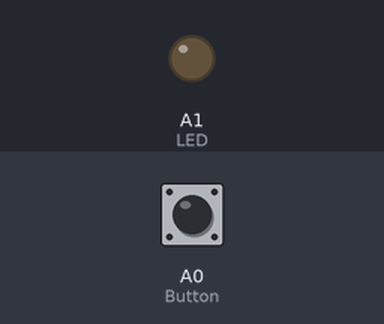
Recording of a sketch running on a simulated Arduino Uno, built with avr-gcc and run on an emulated ATmega328P. Parts: output pins drawn as LEDs (lit = HIGH). The inputs (shaded band) are chosen by the test bench; at power-on: A0 (Button) LOW.

Above: at 1.2 s.
1.3 s: A0 (Button) pulled HIGH for 0.15 s
At 1.37 s:
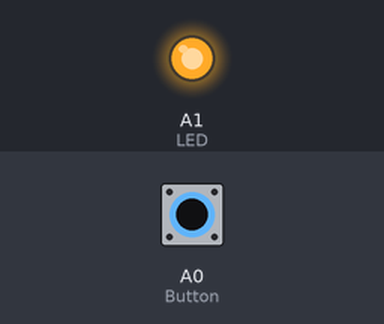
2.9 s: A0 (Button) pulled HIGH for 3.2 s
At 6.5 s:
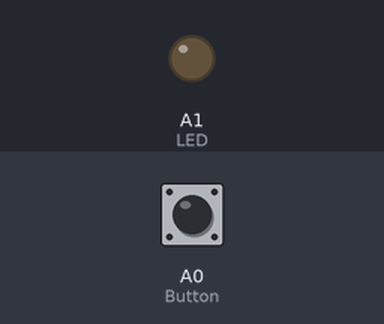
Timing chart, 0 to 8.0 s (numbered marks = the images above; inputs shaded):
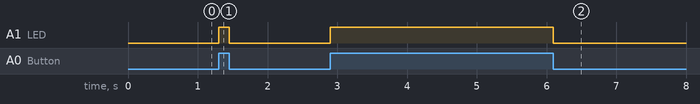

The sketch:

button.ino
```cpp
int buttonValue =0;
int Button = A0;
int LED = A1;


void setup()
{
  pinMode(Button, INPUT);
  pinMode(LED, OUTPUT);
}

void loop()
{
  buttonValue = digitalRead(Button);
  if(buttonValue!=0){
  	digitalWrite(LED,HIGH);
  } else{
  	digitalWrite(LED,LOW);
  }

}
```

Measured:
- after the input at 1.3 s, A1 (LED): LOW → HIGH at once, → LOW 0.15 s later
- after the input at 2.9 s, A1 (LED): LOW → HIGH at once, → LOW 3.2 s later
